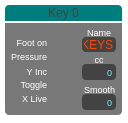
<?xml version="1.0" encoding="UTF-8"?>
<ui version="4.0">
 <class>keyForm</class>
 <widget class="QWidget" name="keyForm">
  <property name="geometry">
   <rect>
    <x>0</x>
    <y>0</y>
    <width>128</width>
    <height>123</height>
   </rect>
  </property>
  <property name="windowTitle">
   <string>Form</string>
  </property>
  <property name="styleSheet">
   <string notr="true">QWidget
{
	background:		rgba(120, 120, 120, 0);
	/*border:				3px solid rgb(0, 187, 187);*/
	border-radius: 2px;
	border-bottom-left-radius:8.0;
	border-bottom-right-radius:8.0;
	border-top-left-radius:8.0;
	border-top-right-radius:8.0;
}  

QWidget:hover
{
	/*border:				3px solid rgb(0, 126, 126)*/
}        

/* ---------- QLabels ------------*/
QLabel
{
	background:		rgba(0,0,0,0);
	color: 				white;
	font: 				7pt &quot;Arial&quot;;
	border:				none;
}

QLabel:hover
{
	border:				none;
}  

/* ---------- QSpinBox ------------*/
QSpinBox
{
	font-family:&quot;Arial&quot;;
	border-radius:4.0;
	border-color:black;
	background-color: rgba(67, 67, 67, 255);
	font-size:9px;
	color: rgb(108, 243, 255);;
	padding:0, 0, 0, 0;
	border: none;
}

QSpinBox:hover
{
	border:				none;
}  

/* ---------- QLineEdit ------------*/
QLineEdit
{
	font: 9pt &quot;Courier&quot;;
	border-radius:4.0;
	border-color:black;
	background-color: rgba(67, 67, 67, 255);;
	/*color: rgb(108, 243, 255);*/
	color: rgb(255, 70, 0);
	padding-left: 2px;
	border: none;
}

QLineEdit:hover
{
	border:				none;
}  

/* ---------- QCheckBox ------------*/
QCheckBox
{
	font-family:&quot;Arial&quot;;
	border-radius:4.0;
	border-color:black;
	background-color: rgba(67, 67, 67, 0);
	font-size: 9px;
	color: white;
	padding:0, 3, 0, 0;
	border: none;
}

QCheckBox:hover
{
	border:				none;
} </string>
  </property>
  <widget class="QFrame" name="sourceFrame">
   <property name="geometry">
    <rect>
     <x>5</x>
     <y>23</y>
     <width>117</width>
     <height>92</height>
    </rect>
   </property>
   <property name="styleSheet">
    <string notr="true">QFrame {
	background: rgba(120, 120, 120, 255);
	border-bottom-left-radius:4.0;
	border-bottom-right-radius:4.0;
	border-top-left-radius:0;
	border-top-right-radius:0;
	border: none;
}</string>
   </property>
   <property name="frameShape">
    <enum>QFrame::StyledPanel</enum>
   </property>
   <property name="frameShadow">
    <enum>QFrame::Raised</enum>
   </property>
   <widget class="QCheckBox" name="xLive">
    <property name="geometry">
     <rect>
      <x>47</x>
      <y>66</y>
      <width>24</width>
      <height>21</height>
     </rect>
    </property>
    <property name="text">
     <string/>
    </property>
   </widget>
   <widget class="QLabel" name="toggleLabel">
    <property name="geometry">
     <rect>
      <x>2</x>
      <y>53</y>
      <width>40</width>
      <height>16</height>
     </rect>
    </property>
    <property name="font">
     <font>
      <family>Arial</family>
      <pointsize>7</pointsize>
      <weight>50</weight>
      <italic>false</italic>
      <bold>false</bold>
     </font>
    </property>
    <property name="styleSheet">
     <string notr="true"/>
    </property>
    <property name="text">
     <string>Toggle</string>
    </property>
    <property name="alignment">
     <set>Qt::AlignRight|Qt::AlignTrailing|Qt::AlignVCenter</set>
    </property>
   </widget>
   <widget class="QLabel" name="pressureLabel">
    <property name="geometry">
     <rect>
      <x>2</x>
      <y>25</y>
      <width>40</width>
      <height>16</height>
     </rect>
    </property>
    <property name="font">
     <font>
      <family>Arial</family>
      <pointsize>7</pointsize>
      <weight>50</weight>
      <italic>false</italic>
      <bold>false</bold>
     </font>
    </property>
    <property name="styleSheet">
     <string notr="true"/>
    </property>
    <property name="text">
     <string>Pressure</string>
    </property>
    <property name="alignment">
     <set>Qt::AlignRight|Qt::AlignTrailing|Qt::AlignVCenter</set>
    </property>
   </widget>
   <widget class="QLabel" name="yIncLabel">
    <property name="geometry">
     <rect>
      <x>2</x>
      <y>40</y>
      <width>40</width>
      <height>16</height>
     </rect>
    </property>
    <property name="font">
     <font>
      <family>Arial</family>
      <pointsize>7</pointsize>
      <weight>50</weight>
      <italic>false</italic>
      <bold>false</bold>
     </font>
    </property>
    <property name="styleSheet">
     <string notr="true"/>
    </property>
    <property name="text">
     <string>Y Inc</string>
    </property>
    <property name="alignment">
     <set>Qt::AlignRight|Qt::AlignTrailing|Qt::AlignVCenter</set>
    </property>
   </widget>
   <widget class="QCheckBox" name="toggle">
    <property name="geometry">
     <rect>
      <x>47</x>
      <y>52</y>
      <width>24</width>
      <height>21</height>
     </rect>
    </property>
    <property name="text">
     <string/>
    </property>
   </widget>
   <widget class="QLabel" name="footOnLabel">
    <property name="geometry">
     <rect>
      <x>2</x>
      <y>11</y>
      <width>40</width>
      <height>16</height>
     </rect>
    </property>
    <property name="font">
     <font>
      <family>Arial</family>
      <pointsize>7</pointsize>
      <weight>50</weight>
      <italic>false</italic>
      <bold>false</bold>
     </font>
    </property>
    <property name="styleSheet">
     <string notr="true"/>
    </property>
    <property name="text">
     <string>Foot on</string>
    </property>
    <property name="alignment">
     <set>Qt::AlignRight|Qt::AlignTrailing|Qt::AlignVCenter</set>
    </property>
   </widget>
   <widget class="QCheckBox" name="footOn">
    <property name="geometry">
     <rect>
      <x>47</x>
      <y>10</y>
      <width>24</width>
      <height>21</height>
     </rect>
    </property>
    <property name="text">
     <string/>
    </property>
   </widget>
   <widget class="QCheckBox" name="pressure">
    <property name="geometry">
     <rect>
      <x>47</x>
      <y>24</y>
      <width>24</width>
      <height>21</height>
     </rect>
    </property>
    <property name="text">
     <string/>
    </property>
   </widget>
   <widget class="QCheckBox" name="yInc">
    <property name="geometry">
     <rect>
      <x>47</x>
      <y>38</y>
      <width>24</width>
      <height>21</height>
     </rect>
    </property>
    <property name="text">
     <string/>
    </property>
   </widget>
   <widget class="QLabel" name="xLiveLabel">
    <property name="geometry">
     <rect>
      <x>2</x>
      <y>67</y>
      <width>40</width>
      <height>16</height>
     </rect>
    </property>
    <property name="font">
     <font>
      <family>Arial</family>
      <pointsize>7</pointsize>
      <weight>50</weight>
      <italic>false</italic>
      <bold>false</bold>
     </font>
    </property>
    <property name="styleSheet">
     <string notr="true"/>
    </property>
    <property name="text">
     <string>X Live</string>
    </property>
    <property name="alignment">
     <set>Qt::AlignRight|Qt::AlignTrailing|Qt::AlignVCenter</set>
    </property>
   </widget>
   <widget class="QLineEdit" name="name">
    <property name="geometry">
     <rect>
      <x>77</x>
      <y>14</y>
      <width>34</width>
      <height>15</height>
     </rect>
    </property>
    <property name="styleSheet">
     <string notr="true">font: 11pt &quot;Consolas&quot;;</string>
    </property>
    <property name="text">
     <string>KEYS</string>
    </property>
    <property name="maxLength">
     <number>4</number>
    </property>
    <property name="alignment">
     <set>Qt::AlignLeading|Qt::AlignLeft|Qt::AlignVCenter</set>
    </property>
   </widget>
   <widget class="QSpinBox" name="cc">
    <property name="geometry">
     <rect>
      <x>77</x>
      <y>41</y>
      <width>34</width>
      <height>16</height>
     </rect>
    </property>
    <property name="alignment">
     <set>Qt::AlignRight|Qt::AlignTrailing|Qt::AlignVCenter</set>
    </property>
    <property name="buttonSymbols">
     <enum>QAbstractSpinBox::NoButtons</enum>
    </property>
    <property name="maximum">
     <number>127</number>
    </property>
   </widget>
   <widget class="QSpinBox" name="smooth">
    <property name="geometry">
     <rect>
      <x>77</x>
      <y>71</y>
      <width>34</width>
      <height>16</height>
     </rect>
    </property>
    <property name="alignment">
     <set>Qt::AlignRight|Qt::AlignTrailing|Qt::AlignVCenter</set>
    </property>
    <property name="buttonSymbols">
     <enum>QAbstractSpinBox::NoButtons</enum>
    </property>
    <property name="maximum">
     <number>127</number>
    </property>
   </widget>
   <widget class="QLabel" name="nameLabel">
    <property name="geometry">
     <rect>
      <x>75</x>
      <y>1</y>
      <width>31</width>
      <height>16</height>
     </rect>
    </property>
    <property name="font">
     <font>
      <family>Arial</family>
      <pointsize>7</pointsize>
      <weight>50</weight>
      <italic>false</italic>
      <bold>false</bold>
     </font>
    </property>
    <property name="styleSheet">
     <string notr="true"/>
    </property>
    <property name="text">
     <string>Name</string>
    </property>
    <property name="alignment">
     <set>Qt::AlignRight|Qt::AlignTrailing|Qt::AlignVCenter</set>
    </property>
   </widget>
   <widget class="QLabel" name="ccLabel">
    <property name="geometry">
     <rect>
      <x>77</x>
      <y>26</y>
      <width>34</width>
      <height>20</height>
     </rect>
    </property>
    <property name="font">
     <font>
      <family>Arial</family>
      <pointsize>7</pointsize>
      <weight>50</weight>
      <italic>false</italic>
      <bold>false</bold>
     </font>
    </property>
    <property name="styleSheet">
     <string notr="true"/>
    </property>
    <property name="text">
     <string>cc</string>
    </property>
    <property name="alignment">
     <set>Qt::AlignCenter</set>
    </property>
   </widget>
   <widget class="QLabel" name="smoothLabel">
    <property name="geometry">
     <rect>
      <x>75</x>
      <y>56</y>
      <width>35</width>
      <height>20</height>
     </rect>
    </property>
    <property name="font">
     <font>
      <family>Arial</family>
      <pointsize>7</pointsize>
      <weight>50</weight>
      <italic>false</italic>
      <bold>false</bold>
     </font>
    </property>
    <property name="styleSheet">
     <string notr="true"/>
    </property>
    <property name="text">
     <string>Smooth</string>
    </property>
    <property name="alignment">
     <set>Qt::AlignRight|Qt::AlignTrailing|Qt::AlignVCenter</set>
    </property>
   </widget>
   <zorder>xLive</zorder>
   <zorder>toggleLabel</zorder>
   <zorder>pressureLabel</zorder>
   <zorder>yIncLabel</zorder>
   <zorder>toggle</zorder>
   <zorder>footOnLabel</zorder>
   <zorder>footOn</zorder>
   <zorder>pressure</zorder>
   <zorder>yInc</zorder>
   <zorder>xLiveLabel</zorder>
   <zorder>nameLabel</zorder>
   <zorder>ccLabel</zorder>
   <zorder>smoothLabel</zorder>
   <zorder>smooth</zorder>
   <zorder>cc</zorder>
   <zorder>name</zorder>
  </widget>
  <widget class="QLabel" name="instanceLabel">
   <property name="geometry">
    <rect>
     <x>5</x>
     <y>5</y>
     <width>117</width>
     <height>16</height>
    </rect>
   </property>
   <property name="styleSheet">
    <string notr="true">QFrame {
	background:rgb(0, 126, 126);
border-top-left-radius:4.0;
border-top-right-radius:4.0;
border-bottom-left-radius:0;
border-bottom-right-radius:0;
border: none;
color: rgba(67, 67, 67, 255);
}

QToolTip {
background: #006599;
color: white;
}</string>
   </property>
   <property name="text">
    <string>Key 0</string>
   </property>
   <property name="alignment">
    <set>Qt::AlignCenter</set>
   </property>
  </widget>
 </widget>
 <resources/>
 <connections/>
</ui>
